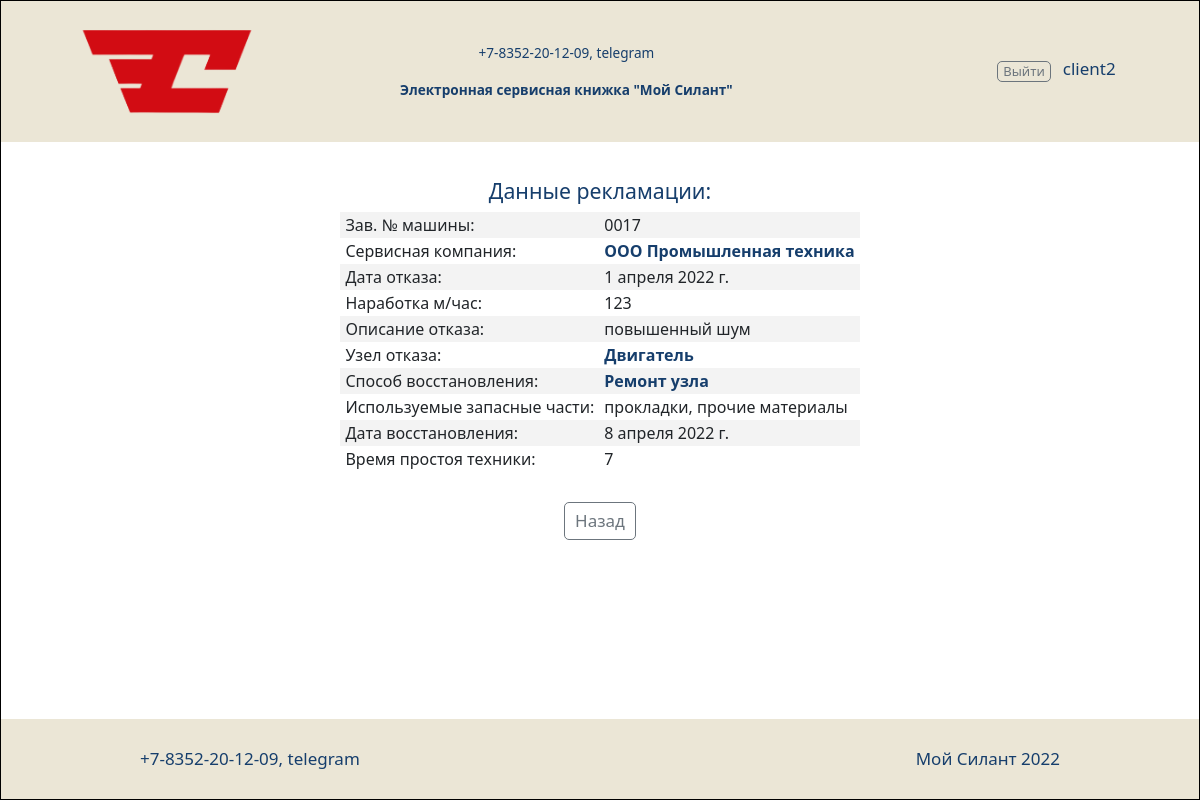
The app's page /complaints/1 (signed in) with its own data.
### silantapp/models.py (models this page shows, shortened)
class Complaints(models.Model):
    date_of_refusal = models.DateField(verbose_name='Дата отказа')
    operating_time = models.IntegerField(verbose_name='Наработка м/час')
    failure_node = models.ForeignKey(Failure_node, on_delete=models.CASCADE, verbose_name='Узел отказа')
    description_failure = models.TextField(verbose_name='Описание отказа')
    recovery_method = models.ForeignKey(Recovery_method, on_delete=models.CASCADE, verbose_name='Способ восстановления')
    parts_used = models.TextField(blank=True, verbose_name='Используемые запасные части')
    date_of_restoration = models.DateField(verbose_name='Дата восстановления')
    equipment_downtime = models.TextField(verbose_name='Время простоя техники')
    car = models.ForeignKey(Car, on_delete=models.CASCADE, verbose_name='Машина')
    service_company = models.ForeignKey(Service_company, on_delete=models.CASCADE, verbose_name='Сервисная компания')
    class Meta:
        verbose_name = 'Рекламации'
        verbose_name_plural = 'Рекламации'
        ordering = ['date_of_refusal']

class Car(models.Model):
    factory_number = models.TextField(max_length=20, unique=True, db_index=True, verbose_name='Заводской номер')
    technique_model = models.ForeignKey(Technique_model, on_delete=models.CASCADE, db_index=True, verbose_name='Модель техники')
    engine_model = models.ForeignKey(Engine_model, on_delete=models.CASCADE, db_index=True, verbose_name='Модель двигателя')
    engine_number = models.TextField(max_length=20, verbose_name='Номер двигателя')
    transmission_model = models.ForeignKey(Transmission_model, on_delete=models.CASCADE, db_index=True, verbose_name='Модель трансмиссии')
    transmission_number = models.TextField(max_length=20, verbose_name='Номер трансмиссии')
    drive_bridge_model = models.ForeignKey(Drive_bridge_model, on_delete=models.CASCADE, db_index=True, verbose_name='Модель ведущего моста')
    drive_bridge_number = models.TextField(max_length=20, verbose_name='Номер ведущего моста')
    controlled_bridge_model = models.ForeignKey(Steerable_bridge_model, on_delete=models.CASCADE, db_index=True, verbose_name='Модель управляемого моста')
    controlled_bridge_number = models.TextField(max_length=20, verbose_name='Номер управляемого моста')
    delivery_agreement = models.TextField(max_length=40, blank=True, verbose_name="Договор поставки №, дата")
    date_of_shipment_from_the_factory = models.DateField(db_index=True, verbose_name="Дата отгрузки с завода")
    consignee = models.TextField(max_length=40, blank=True, verbose_name="Грузополучатель")
    delivery_address = models.TextField(max_length=150, blank=True, verbose_name='Адрес поставки (эксплуатации)')
    equipment = models.TextField(blank=True, verbose_name='Комплектация (доп. опции)')
    client = models.ForeignKey(ClientUser, on_delete=models.CASCADE, null=True, blank=True, verbose_name='Клиент')
    service_company = models.ForeignKey(Service_company, null=True, on_delete=models.CASCADE, blank=True, verbose_name='Сервисная компания')
    def __str__(self):
        return f'{self.factory_number}'
    class Meta:
        verbose_name = 'Машины'
        verbose_name_plural = 'Машины'
        ordering = ['date_of_shipment_from_the_factory']

class Service_company(models.Model):
    user = models.OneToOneField(ClientUser, on_delete=models.CASCADE, verbose_name='Имя пользователя')
    name = models.TextField(unique=True, verbose_name='Название')
    description = models.TextField(blank=True, verbose_name='Описание')
    def __str__(self):
        return f'{self.name}'
    class Meta:
        verbose_name = 'Сервисные компании'
        verbose_name_plural = 'Сервисные компании'

class Failure_node(models.Model):
    name = models.TextField(verbose_name='Название')
    description = models.TextField(blank=True, verbose_name='Описание')
    def __str__(self):
        return f'{self.name}'
    class Meta:
        verbose_name = 'Узел отказа'
        verbose_name_plural = 'Узел отказа'

class Recovery_method(models.Model):
    name = models.TextField(verbose_name='Название')
    description = models.TextField(blank=True, verbose_name='Описание')
    def __str__(self):
        return f'{self.name}'
    class Meta:
        verbose_name = 'Способ восстановления'
        verbose_name_plural = 'Способ восстановления'

### silantapp/views.py (the view)
# urls.py: path('complaints/<int:pk>', ComplaintsItem.as_view()),
class ComplaintsItem(PermissionRequiredMixin, DetailView):
    permission_required = 'silantapp.view_complaints'
    model = Complaints
    template_name = 'complaints_item.html'
    context_object_name = 'complaints'
    def get_context_data(self, *args, **kwargs):
        context = super().get_context_data(*args, **kwargs)
        context['failure_node'] = Failure_node.objects.all()
        context['recovery_method'] = Recovery_method.objects.all()
        context['service_company'] = Service_company.objects.all()
        return context

### silantapp/templatetags/auth_extras.py (called while the page is built)
@register.filter(name='has_group')
def has_group(user, group_name):
    group = Group.objects.get(name=group_name)
    return True if group in user.groups.all() else False

### silantapp/templates/complaints_item.html (shortened to what this page needs)
{% extends 'default.html' %}
{% load auth_extras %}
{% load bootstrap5 %}
{% block bootstrap_css %}{% bootstrap_css %}{% bootstrap_javascript %}{% endblock bootstrap_css %}
{% block content %}
<h5 class="center">Данные рекламации:</h5>
<div class="center">
    <table style="border-bottom: none; border-top: none;">
    <tr><td>Зав. №  машины:</td><td>{{ complaints.car }}</td></tr>
    <tr><td>Сервисная компания:</td><td><a href="#" data-bs-toggle="modal" data-bs-target="#service_company"><b>{{ complaints.service_company }}</b></a></td></tr>
    <tr><td>Дата отказа:</td><td>{{ complaints.date_of_refusal }}</td></tr>
    <tr><td>Наработка м/час:</td><td>{{ complaints.operating_time }}</td></tr>
    <tr><td>Описание отказа:</td><td>{{ complaints.description_failure }}</td></tr>
    <tr><td>Узел отказа:</td><td><a href="#" data-bs-toggle="modal" data-bs-target="#failure_node"><b>{{ complaints.failure_node }}</b></a></td></tr>
    <tr><td>Способ восстановления:</td><td><a href="#" data-bs-toggle="modal" data-bs-target="#recovery_method"><b>{{ complaints.recovery_method }}</b></a></td></tr>
    <tr><td>Используемые запасные части:</td><td>{{ complaints.parts_used }}</td></tr>
    <tr><td>Дата восстановления:</td><td>{{ complaints.date_of_restoration }}</td></tr>
    <tr><td>Время простоя техники:</td><td>{{ complaints.equipment_downtime }}</td></tr>
    </table>
</div>
<br>
<div class="center">
    <a href="{% url 'complaints' %}" class="button medium">Назад</a>
</div>
{% endblock content %}

### silantapp/templates/default.html (shortened to what this page needs)
{% load static %}
{% load auth_extras %}
<html lang="en">
	<head>
		<link rel="stylesheet" href="{% static 'css/style.css' %}">
		<link rel="stylesheet" type="text/css" href="/static/css/style.css?"/>
		<link rel="stylesheet" media="screen and (max-width: 360px) " href="/static/css/mobile.css"/>
		<link rel="stylesheet" media="screen and (min-width: 361px) and (max-width: 767.8px)" href="/static/css/360.css"/>
		<link rel="stylesheet" media="screen and (min-width: 767.9px) and (max-width: 1365px)" href="/static/css/760.css"/>
		<link rel="stylesheet" media="screen and (min-width: 1366px) and (max-width: 1535px)" href="/static/css/1366.css"/>
		<link rel="stylesheet" media="screen and (min-width: 1536px)" href="/static/css/1536.css"/>
		{% load bootstrap5 %}
		{% block bootstrap_css %}{% endblock bootstrap_css %}
	</head>
<body>
<div class="wrapper">
	<header>
		<div class="header">
			<div class="header_top">
				<div class="logo">
					<a href="{% url 'info' %}"><img class='header_logo' src="{% static 'images/Logotype accent RGB 2.png' %}"></a>
				</div>
				<div class="header_contact">
					<p class="center">+7-8352-20-12-09, telegram</p>
					<b>Электронная сервисная книжка "Мой Силант"</b>
				</div>
				<div id="account_menu" class="account_menu">
					{% if user.is_authenticated %}
						<a class="button slim" style='margin: 5px 12px;' href="/accounts/logout/" role="button">Выйти</a>
					{% else %}
						<a class="button slim" href="/accounts/login/" role="button">Авторизация</a>
					{% endif %}
					<br>
					<div class="dominant">{{ user.username }}&emsp;</div>
				</div>
			</div>
			<br>
		</div>
	</header>
	<main>
		<div class="main">
		{% block content %}
		{% endblock content %}
		</div>
	</main>
	<footer>
		<div class="footer">+7-8352-20-12-09, telegram</div>
		<div class="footer">Мой Силант 2022</div>
	</footer>
</div>
</body>
</html>

### static/css/style.css (style rules this page uses)
:root { --silant_black: #163E6C; --silant_red: #D20A11; --silant_beige: #EBE6D6; --silant_grey: #6c757d; --silant_light_grey: #e6e6e6; --silant_cell_grey: #f3f3f3; }
* { margin: 0; padding: 0; }
html { font-family: "PT-Astra-Sans_Regular"; line-height: 1.5; -webkit-text-size-adjust: 100%; -ms-text-size-adjust: 100%; -moz-text-size-adjust: 100%; -ms-overflow-style: scrollbar; -webkit-tap-highlight-color: rgba(0, 0, 0, 0); }
body { height: 100%; font-weight: 400; line-height: 1.5; color: var(--silant_black); background-color: var(--silant_beige); }
h1, h2, h3, h4, h5, h6 { margin-top: 0; margin-bottom: 0.5rem; }
a { text-decoration: none !important; }
p { margin: 0; padding: 0; }
table { border-bottom: 1px solid var(--silant_grey); border-top: 1px solid var(--silant_grey); border-collapse: collapse; text-align: left; border-spacing: 0; display: block; overflow-x: auto; max-width: fit-content; margin: auto; }
table a { text-decoration: none; color: var(--silant_black); }
th,td { padding: 2px 5px; border-right: 1px solid var(--silant_grey); border-left: 1px solid var(--silant_grey); }
tr:nth-child(odd) { background: var(--silant_cell_grey); }
.wrapper { display: -webkit-flex; display: flex; flex-direction: column; min-height: 100%; margin: 0 auto; border: 1px solid black; }
header { padding: 0; margin: 0; color: var(--silant_black); }
.header_logo { max-width: 300px; }
.header_contact { font-size: 0.8em; }
.header_top { display: -webkit-flex; display: flex; align-items: center; justify-content: space-around; background-color: var(--silant_beige); }
.account_menu { display: -webkit-flex; display: flex; margin: 0 0 0 10%; }
main { flex: 1 0 auto; padding: 10px; color: var(--silant_black); }
footer { display: -webkit-flex; display: flex; justify-content: space-around; height: 80px; background: var(--silant_beige); color: var(--silant_black); }
.center { display: -webkit-flex; display: flex; justify-content: center; text-align: center; }
.logo { width: 200px; }
.logo img { width: 100%; height: auto; }
.button { border: 1px solid var(--silant_grey); display: inline-block; text-decoration: none; border-radius: 5px; color: var(--silant_grey); background: transparent; cursor: pointer; }
.button.slim { padding: 0 5px; margin: 5px; }
.button.medium { padding: 5px 10px; margin: 5px; }
.footer { margin: auto 10px; }
.dominant { display: flex; justify-content: flex-end; }

### static/css/760.css (style rules this page uses)
html { font-size: 17px; }
.button.slim { font-size: 13px; }

### static/css/mobile.css (style rules this page uses)
html { font-size: 15px; }
.wrapper { width: 340px; }
.header_top { -webkit-flex-direction: column-reverse; flex-direction: column-reverse; justify-content: center; }
.button.slim { font-size: 11px; }

### static/css/360.css (style rules this page uses)
html { font-size: 15px; }
.account_menu { flex-direction: column; }
.button.slim { font-size: 11px; }

### static/css/1366.css (style rules this page uses)
html { font-size: 18px; }
.button.slim { font-size: 14px; }

### static/css/1536.css (style rules this page uses)
html { font-size: 19px; }
.button.slim { font-size: 15px; }

### records on screen
Complaints: car "0017", service_company "ООО Промышленная техника", date_of_refusal "1 апреля 2022 г.", operating_time "123", description_failure "повышенный шум", failure_node "Двигатель", recovery_method "Ремонт узла", parts_used "прокладки, прочие материалы", date_of_restoration "8 апреля 2022 г.", equipment_downtime "7"

### other values on screen
{{ user.username }} "client2"
